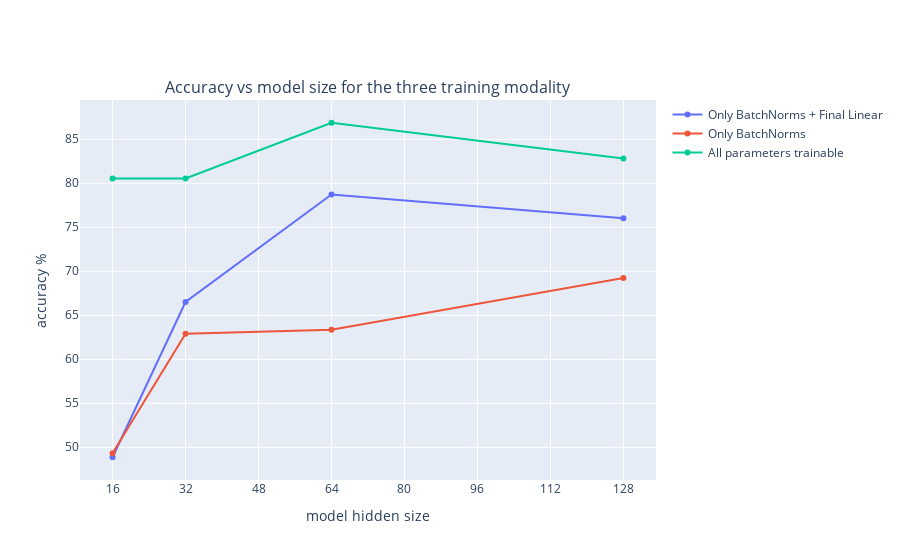

Notebook code cell kept with this figure:
### Code cell
import plotly.express as px
from plotly.subplots import make_subplots
import pandas as pd 
import plotly.graph_objects as go

NAME = {}
NAME["ALL"] = "All parameters trainable"
NAME["only_BN"] = "Only BatchNorms"
NAME["only_BN_FC"] = "Only BatchNorms + Final Linear"

size_0 = model_size_history[args.MODE]["HIDDEN_CHANNEL_LIST"][0]
size_last = model_size_history[args.MODE]["HIDDEN_CHANNEL_LIST"][-1]

fig = make_subplots(
    subplot_titles=["Accuracy vs model size for the three training modality"])

for mode in model_size_history.keys():
    name = NAME[mode]
    fig.add_trace(go.Scatter(x=model_size_history[mode]["HIDDEN_CHANNEL_LIST"],
                              y=model_size_history[mode]["TEST_ACCURACY"], 
                              mode='lines+markers',
                              name = name)
                              )
    fig.update_xaxes(
                 tickvals = list(range(size_0, size_last + size_0 ,size_0))
    )


fig.update_xaxes(title_text="model hidden size")
fig.update_yaxes(title_text="accuracy %")

fig.show()

### Figure 1 — Plotly figure (JSON) as saved in the notebook; plotly's stock layout.template omitted (floating-point values rounded to 4 significant figures)
{"data": [{"mode": "lines+markers", "name": "Only BatchNorms + Final Linear", "type": "scatter", "x": [16, 32, 64, 128], "y": [48.87, 66.52, 78.73, 76.02]}, {"mode": "lines+markers", "name": "Only BatchNorms", "type": "scatter", "x": [16, 32, 64, 128], "y": [49.32, 62.9, 63.35, 69.23]}, {"mode": "lines+markers", "name": "All parameters trainable", "type": "scatter", "x": [16, 32, 64, 128], "y": [80.54, 80.54, 86.88, 82.81]}], "layout": {"annotations": [{"font": {"size": 16}, "showarrow": false, "text": "Accuracy vs model size for the three training modality", "x": 0.5, "xanchor": "center", "xref": "paper", "y": 1, "yanchor": "bottom", "yref": "paper"}], "xaxis": {"anchor": "y", "domain": [0, 1], "tickvals": [16, 32, 48, 64, 80, 96, 112, 128], "title": {"text": "model hidden size"}}, "yaxis": {"anchor": "x", "domain": [0, 1], "title": {"text": "accuracy %"}}}}
